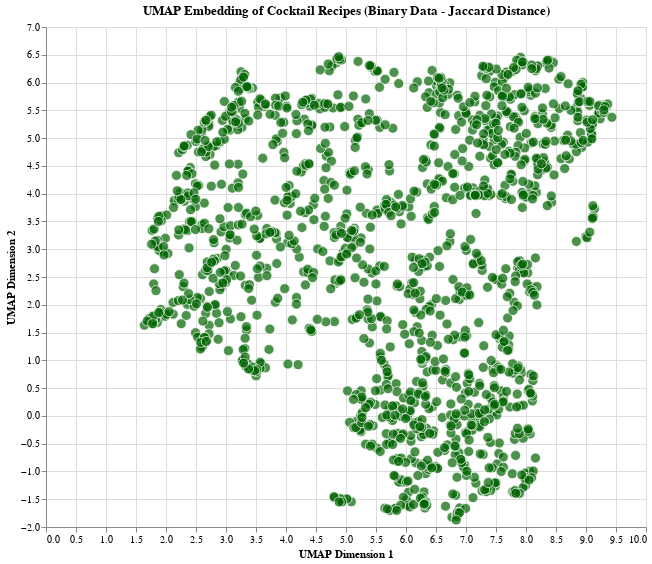

The notebook cell this image was saved under:
### Code cell
# Alternative: Compare different distance metrics for binary data
# You can experiment with other metrics suitable for binary data

# Jaccard distance (complement of Jaccard similarity)
distance_matrix_jaccard = pairwise_distances(df_bool_collapsed.astype(int).values, metric='jaccard')

# Create UMAP embedding using Jaccard distance
reducer_jaccard: umap.UMAP = umap.UMAP(
    n_neighbors=15, 
    n_components=2, 
    metric='precomputed', 
    random_state=42
)
embedding_jaccard: np.ndarray = reducer_jaccard.fit_transform(distance_matrix_jaccard)

# Create embedding DataFrame for Jaccard
embedding_jaccard_df: pd.DataFrame = pd.DataFrame(
    embedding_jaccard,
    columns=['UMAP1', 'UMAP2'],
    index=df_bool_collapsed.index
)
embedding_jaccard_df['name'] = embedding_jaccard_df.index
embedding_jaccard_df['ingredients'] = embedding_jaccard_df['name'].apply(get_recipe_string)

# Create the Altair chart for Jaccard distance
chart_jaccard: alt.Chart = alt.Chart(embedding_jaccard_df.reset_index()).mark_circle(
    size=100, 
    opacity=0.7
).encode(
    x=alt.X('UMAP1:Q', title='UMAP Dimension 1'),
    y=alt.Y('UMAP2:Q', title='UMAP Dimension 2'),
    tooltip=['name:N', 'ingredients:N'],
    color=alt.value('darkgreen'),
    stroke=alt.value('white'),
    strokeWidth=alt.value(1)
).properties(
    width=600,
    height=500,
    title='UMAP Embedding of Cocktail Recipes (Binary Data - Jaccard Distance)'
).interactive()

chart_jaccard.show()

print("Distance metrics for binary data:")
print("- Hamming: Proportion of differing positions")
print("- Jaccard: 1 - (intersection/union), good for sparse binary data")
print("- Dice: Similar to Jaccard but with different weighting")

### Figure 1 — Vega-Lite specification as saved in the notebook (floating-point values rounded to 4 significant figures; data arrays with more than 128 entries replaced by an {"elided": "..."} marker saying what was removed)
{"config": {"view": {"continuousWidth": 300, "continuousHeight": 300}}, "data": {"name": "data-9de682b49682e0b0fbf8f99b0f4fa48e"}, "mark": {"type": "circle", "opacity": 0.7, "size": 100}, "encoding": {"color": {"value": "darkgreen"}, "stroke": {"value": "white"}, "strokeWidth": {"value": 1}, "tooltip": [{"field": "name", "type": "nominal"}, {"field": "ingredients", "type": "nominal"}], "x": {"field": "UMAP1", "title": "UMAP Dimension 1", "type": "quantitative"}, "y": {"field": "UMAP2", "title": "UMAP Dimension 2", "type": "quantitative"}}, "height": 500, "params": [{"name": "param_2", "select": {"type": "interval", "encodings": ["x", "y"]}, "bind": "scales"}], "title": "UMAP Embedding of Cocktail Recipes (Binary Data - Jaccard Distance)", "width": 600, "$schema": "https://vega.github.io/schema/vega-lite/v5.20.1.json", "datasets": {"data-9de682b49682e0b0fbf8f99b0f4fa48e": {"elided": "1514 records"}}}
